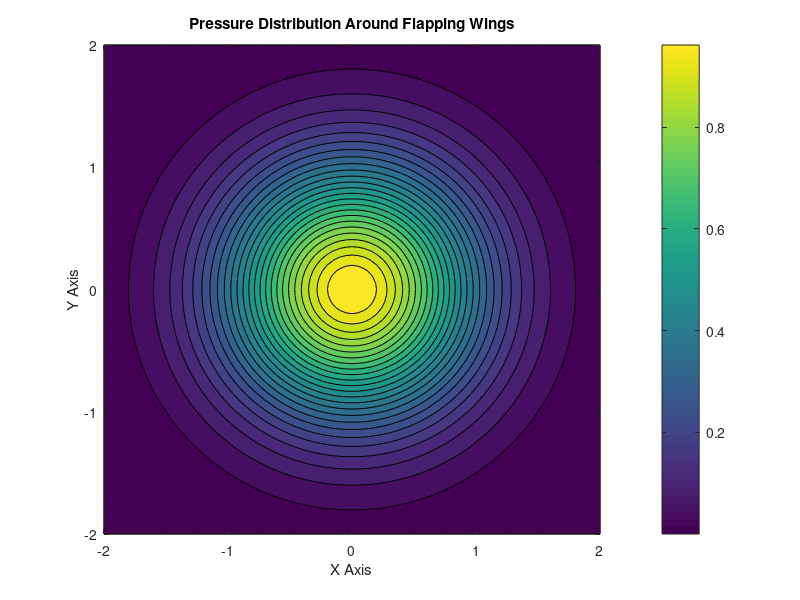

The MATLAB script that drew this image:
clc;
clear;
close all;

[x,y] = meshgrid(-2:0.05:2,-2:0.05:2);

pressure = exp(-(x.^2 + y.^2));

figure('Color','w');
contourf(x,y,pressure,25);
colorbar;

xlabel('X Axis');
ylabel('Y Axis');
title('Pressure Distribution Around Flapping Wings');
